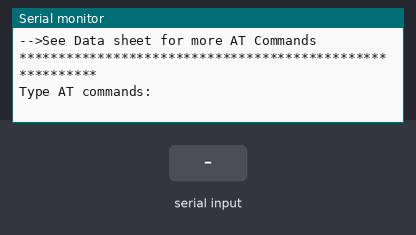
Recording of a sketch running on a simulated Arduino Uno, built with avr-gcc and run on an emulated ATmega328P. Parts: the last lines printed to the serial monitor. The test bench sets the inputs (shaded band).

Above: at 1.3 s.
1.4 s: "1" received over the second serial link
At 2.6 s:
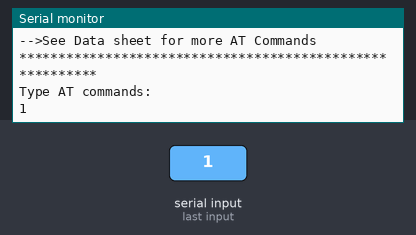
2.9 s: "0" received over the second serial link
At 3.8 s:
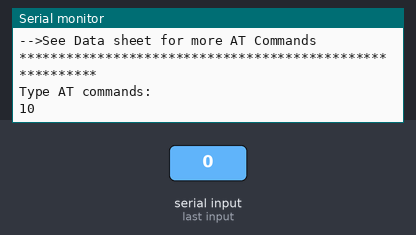

The sketch:

HC06_AT_SETUP.ino
```cpp
/*
 Receives from the hardware serial, sends to software serial.
 Receives from software serial, sends to hardware serial.

 The circuit:
 * RX is digital pin 11 (connect to TX of other device)
 * TX is digital pin 12 (connect to RX of other device)

 */
#include <SoftwareSerial.h>

SoftwareSerial mySerial(11, 12); // RX, TX

void setup()
{
  // Open serial communications and wait for port to open:
  Serial.begin(9600);
  while (!Serial)
  {
    ; // wait for serial port to connect. Needed for native USB port only
  }

  Serial.println("This is a small terminal application to setup the HC06 BT module");
  Serial.println("Type AT, Response should be OK, that means you are connected");
  Serial.println("-->See Data sheet for more AT Commands");
  Serial.println("*********************************************************");
  Serial.println("Type AT commands:");

  mySerial.begin(57600);   // set the data rate for the SoftwareSerial port, set to the actual Baud rate of the HC06, default is 9600

}

void loop()
{ // run over and over
  if (mySerial.available())
  {
   Serial.write(mySerial.read());
  }
  if (Serial.available())
  {
    Serial.println("");
    mySerial.write(Serial.read());
  }

}
```

Measured:
- after the input at 1.4 s, the serial monitor: prints a new line at once (image 1)
- after the input at 2.9 s, the serial monitor: prints a new line at once (image 2)
